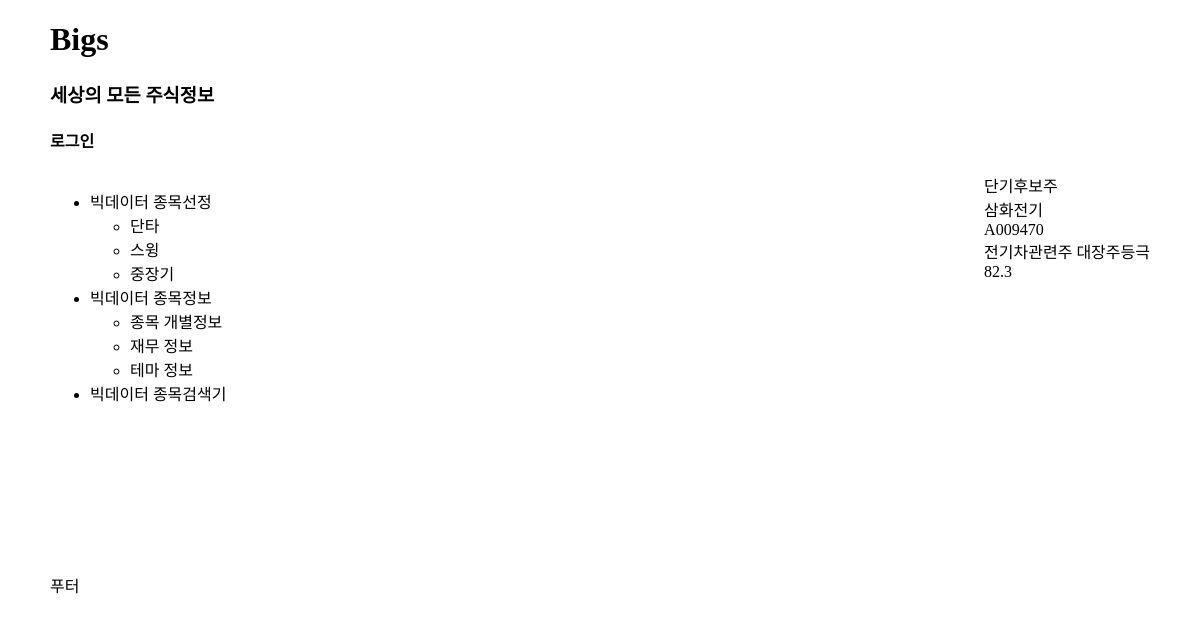
Page /stocks/삼화전기 on the committed database.
### stocks/models.py (models this page shows, shortened)
class StockCard(models.Model):
	category = models.CharField(max_length=10)
	name = models.CharField(max_length=30)
	code = models.CharField(max_length=10)
	theme = models.TextField()
	bigs_score = models.DecimalField(max_digits=3, decimal_places=1)

### stocks/views.py (the view)
# urls.py: path('stocks/<stockname>', views.stockpage, name='stockpage')
def stockpage(request, stockname):
	stock = StockCard.objects.get(name=stockname)
	context = {'stock':stock}
	return render(request, 'stocks/stockpage.html', context)

### stocks/templates/stocks/stockpage.html
{% extends "./base_generic.html" %}
{% block content %}
	{{stock.category}}<br>
	{{stock.name}}<br>
	{{stock.code}}<br>
	{{stock.theme}}<br>
	{{stock.bigs_score}}<br>
{% endblock %}

### stocks/static/stocks/style.css (style rules this page uses)
* { font-family: 'Nanum Gothic'; }

### rows in the picture
StockCard: category "단기후보주", name "삼화전기", code "A009470", theme "전기차관련주 대장주등극", bigs_score "82.3"
